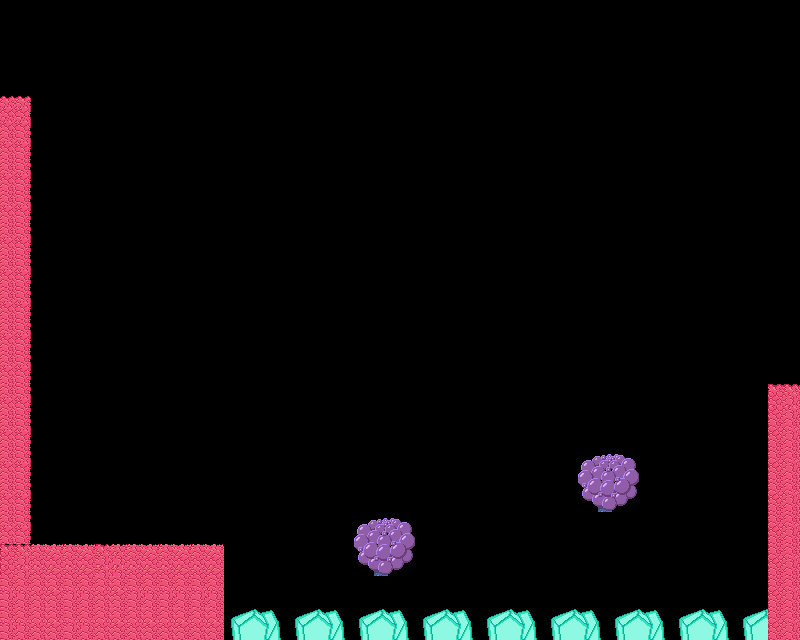

A 2D game scene composited from a Tiled map and its tileset images. What follows is a short description and the map's XML, with every tile layer's data as written:
An orthogonal 25x20 tile map with 32x32 px tiles, 2 tile layers (Background, Foreground) and 14 objects.

<map version="1.10" tiledversion="1.10.2" orientation="orthogonal" renderorder="right-down" width="25" height="20" tilewidth="32" tileheight="32" infinite="0" nextlayerid="5" nextobjectid="15">
 <editorsettings>
  <export target="map.json" format="json" />
 </editorsettings>
 <tileset firstgid="1" name="tileset" tilewidth="32" tileheight="32" tilecount="128" columns="8">
  <image source="../tileset.png" trans="ff00ff" width="256" height="512" />
 </tileset>
 <layer id="1" name="Background" width="25" height="20">
  <data encoding="csv">
0,0,0,0,0,0,0,0,0,0,0,0,0,0,0,0,0,0,0,0,0,0,0,0,0,
0,0,0,0,0,0,0,0,0,0,0,0,0,0,0,0,0,0,0,0,0,0,0,0,0,
0,0,0,0,0,0,0,0,0,0,0,0,0,0,0,0,0,0,0,0,0,0,0,0,0,
12,0,0,0,0,0,0,0,0,0,0,0,0,0,0,0,0,0,0,0,0,0,0,0,0,
20,0,0,0,0,0,0,0,0,0,0,0,0,0,0,0,0,0,0,0,0,0,0,0,0,
20,0,0,0,0,0,0,0,0,0,0,0,0,0,0,0,0,0,0,0,0,0,0,0,0,
20,0,0,0,0,0,0,0,0,0,0,0,0,0,0,0,0,0,0,0,0,0,0,0,0,
20,0,0,0,0,0,0,0,0,0,0,0,0,0,0,0,0,0,0,0,0,0,0,0,0,
20,0,0,0,0,0,0,0,0,0,0,0,0,0,0,0,0,0,0,0,0,0,0,0,0,
20,0,0,0,0,0,0,0,0,0,0,0,0,0,0,0,0,0,0,0,0,0,0,0,0,
20,0,0,0,0,0,0,0,0,0,0,0,0,0,0,0,0,0,0,0,0,0,0,0,0,
20,0,0,0,0,0,0,0,0,0,0,0,0,0,0,0,0,0,0,0,0,0,0,0,0,
20,0,0,0,0,0,0,0,0,0,0,0,0,0,0,0,0,0,0,0,0,0,0,0,9,
20,0,0,0,0,0,0,0,0,0,0,0,0,0,0,0,0,0,0,0,0,0,0,0,17,
20,0,0,0,0,0,0,0,0,0,0,0,0,0,0,0,0,0,35,36,0,0,0,0,17,
20,0,0,0,0,0,0,0,0,0,0,0,0,0,0,0,0,0,43,44,0,0,0,0,17,
20,0,0,0,0,0,0,0,0,0,0,0,0,0,0,0,0,0,0,0,0,0,0,0,17,
9,11,11,10,11,11,11,0,0,0,0,0,0,0,0,0,0,0,0,0,0,0,0,0,17,
18,19,18,19,18,18,18,0,0,0,0,0,0,0,0,0,0,0,0,0,0,0,0,0,17,
18,19,18,19,19,19,19,73,74,73,74,73,74,73,74,73,74,73,74,73,74,73,74,73,17
</data>
 </layer>
 <objectgroup id="3" name="Background collision">
  <object id="1" x="-7" y="544" width="233" height="95" />
  <object id="2" x="580" y="454.333" width="59" height="55.6667" />
  <object id="3" x="770.5" y="386" width="30.5" height="254" />
  <object id="4" x="774" y="352" width="30" height="29">
   <properties>
    <property name="Goal" type="bool" value="true" />
   </properties>
  </object>
  <object id="6" x="232" y="624.25" width="570" height="16.75">
   <properties>
    <property name="Death" type="bool" value="true" />
   </properties>
  </object>
  <object id="8" x="803" y="149" width="46" height="287" />
  <object id="9" x="-3" y="98" width="37" height="443" />
  <object id="14" x="52.6667" y="516" width="18.6667" height="16">
   <properties>
    <property name="Start" type="bool" value="true" />
   </properties>
  </object>
 </objectgroup>
 <layer id="2" name="Foreground" width="25" height="20">
  <data encoding="csv">
0,0,0,0,0,0,0,0,0,0,0,0,0,0,0,0,0,0,0,0,0,0,0,0,0,
0,0,0,0,0,0,0,0,0,0,0,0,0,0,0,0,0,0,0,0,0,0,0,0,0,
0,0,0,0,0,0,0,0,0,0,0,0,0,0,0,0,0,0,0,0,0,0,0,0,0,
0,0,0,0,0,0,0,0,0,0,0,0,0,0,0,0,0,0,0,0,0,0,0,0,0,
0,0,0,0,0,0,0,0,0,0,0,0,0,0,0,0,0,0,0,0,0,0,0,0,0,
0,0,0,0,0,0,0,0,0,0,0,0,0,0,0,0,0,0,0,0,0,0,0,0,0,
0,0,0,0,0,0,0,0,0,0,0,0,0,0,0,0,0,0,0,0,0,0,0,0,0,
0,0,0,0,0,0,0,0,0,0,0,0,0,0,0,0,0,0,0,0,0,0,0,0,0,
0,0,0,0,0,0,0,0,0,0,0,0,0,0,0,0,0,0,0,0,0,0,0,0,0,
0,0,0,0,0,0,0,0,0,0,0,0,0,0,0,0,0,0,0,0,0,0,0,0,0,
0,0,0,0,0,0,0,0,0,0,0,0,0,0,0,0,0,0,0,0,0,0,0,0,0,
0,0,0,0,0,0,0,0,0,0,0,0,0,0,0,0,0,0,0,0,0,0,0,0,0,
0,0,0,0,0,0,0,0,0,0,0,0,0,0,0,0,0,0,0,0,0,0,0,0,0,
0,0,0,0,0,0,0,0,0,0,0,0,0,0,0,0,0,0,0,0,0,0,0,0,0,
0,0,0,0,0,0,0,0,0,0,0,0,0,0,0,0,0,0,0,0,0,0,0,0,0,
0,0,0,0,0,0,0,0,0,0,0,0,0,0,0,0,0,0,0,0,0,0,0,0,0,
0,0,0,0,0,0,0,0,0,0,0,37,38,0,0,0,0,0,0,0,0,0,0,0,0,
0,0,0,0,0,0,0,0,0,0,0,45,46,0,0,0,0,0,0,0,0,0,0,0,0,
0,0,0,0,0,0,0,0,0,0,0,0,0,0,0,0,0,0,0,0,0,0,0,0,0,
0,0,0,0,0,0,0,0,0,0,0,0,0,0,0,0,0,0,0,0,0,0,0,0,0
</data>
 </layer>
 <objectgroup id="4" name="Foreground collision">
  <object id="5" x="355" y="518.667" width="58" height="57.3333" />
  <object id="7" x="232.75" y="624.75" width="569.25" height="16.25">
   <properties>
    <property name="Death" type="bool" value="true" />
   </properties>
  </object>
  <object id="11" x="-7" y="544" width="233" height="95" />
  <object id="12" x="770" y="385" width="31" height="255" />
  <object id="13" x="803" y="149" width="46" height="287" />
  <object id="10" x="-3" y="100" width="37" height="441" />
 </objectgroup>
</map>
